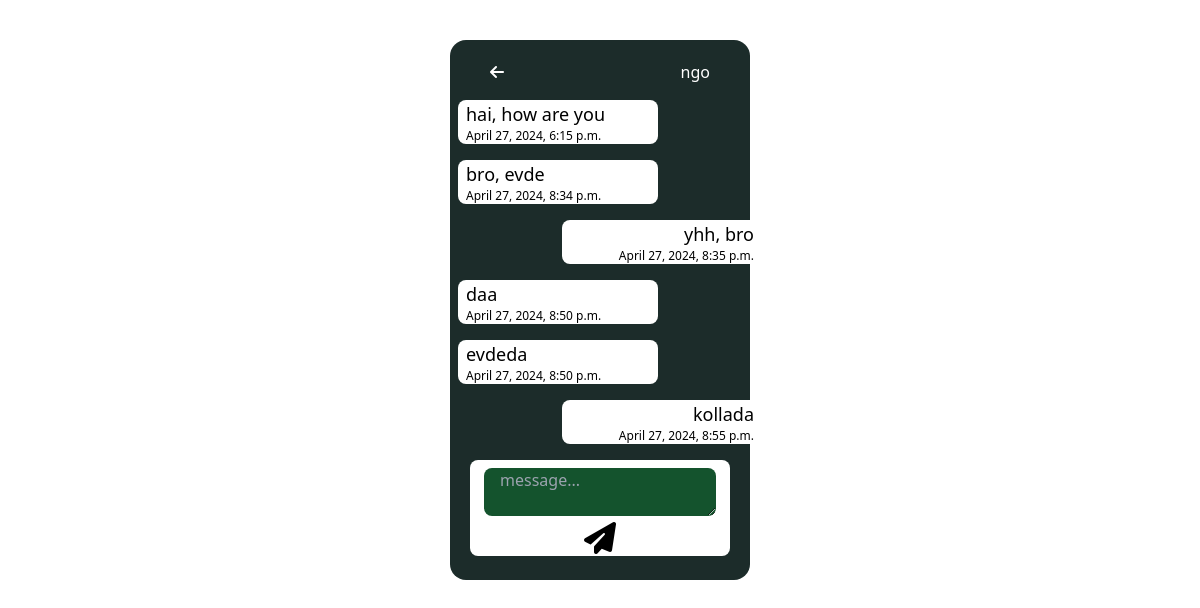
/chat/chat/ngo@gmail.com/ (signed in), run on an earlier commit of the app's database.
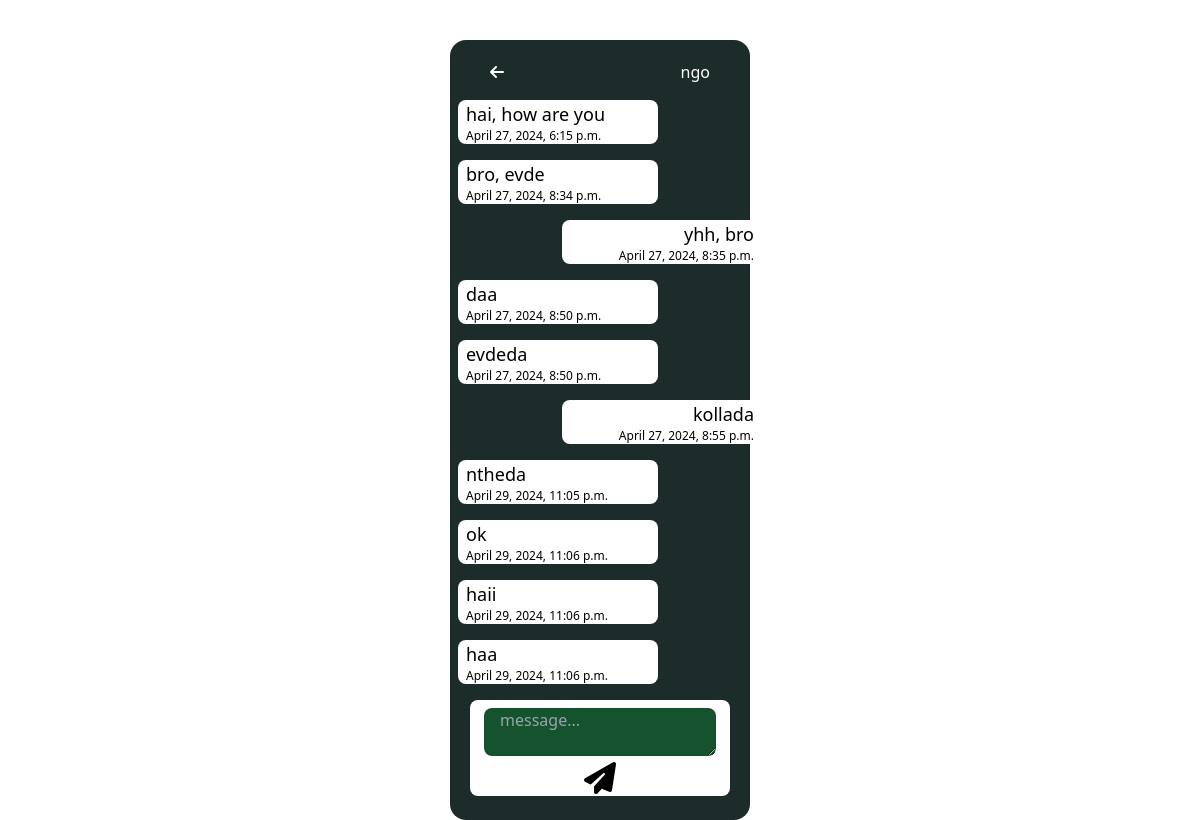
And on a later commit of the database.
### chat/models.py (models this page shows, shortened)
class Message(models.Model):
    sender = models.ForeignKey(settings.AUTH_USER_MODEL, related_name='sent_messages', on_delete=models.CASCADE)
    receiver = models.ForeignKey(settings.AUTH_USER_MODEL, related_name='received_messages', on_delete=models.CASCADE)
    message = models.TextField()
    timestamp = models.DateTimeField(auto_now_add=True)
    is_read = models.BooleanField(default=False)

### chat/views.py (the view)
# urls.py: path('chat/<str:username>/', ChatDetailView.as_view(), name='chat_detail'),
class ChatDetailView(View):
    @method_decorator(login_required)
    def get(self, request, username, *args, **kwargs):
        other_user = User.objects.get(username=username)
        messages = Message.objects.filter(
            (Q(sender=request.user) & Q(receiver=other_user)) |
            (Q(sender=other_user) & Q(receiver=request.user))
        ).order_by('timestamp')
        return render(request, 'chat_detail.html', {'messages': messages, 'other_user': other_user})

### chat/templates/chat_detail.html (shortened to what this page needs)
<!DOCTYPE html>
<html lang="en">
<head>
    <script src="https://cdn.tailwindcss.com"></script>
    <link rel="stylesheet" href="https://cdnjs.cloudflare.com/ajax/libs/font-awesome/6.1.1/css/all.min.css" />
    <link
    rel="stylesheet"
    href="https://cdn.jsdelivr.net/npm/bootstrap-icons@1.3.0/font/bootstrap-icons.css"
    />
</head>
<body>
    <section class="text-center w-1/4 mx-auto rounded-2xl h-3/4 mt-10" style="background-color: #1C2C2A;">
        <div class="flex justify-between pt-5">
            <a class="ml-10" href="{% url 'chat_list' %}">
                <i class="fa fa-arrow-left fa-base text-white" aria-hidden="true"></i>
            </a>
            <a class="mr-10"><p class=" text-white" aria-hidden="true">{{ other_user.first_name }}</p></a>
        </div>
        <div class="">
            <ul class="">
                {% for message in messages %}
                <li class="{% if other_user.username == message.sender.username %} text-left {% else %} text-right {% endif %}">
                    <div class="text-black bg-white my-4 w-2/3 rounded-lg px-2 {% if other_user.username == message.sender.username %} ml-2 {% else %} ml-28 {% endif %}">
                        <div>
                         <p class="text-lg">{{ message.message }}</p>
                         <p class="text-xs">{{ message.timestamp }}</p>
                        </div>
                    </div>
                </li>
                {% endfor %}
            </ul>
        </div>
        <div>
            <form method="post" action="{% url 'send_message' %}" class="bg-white rounded-lg mx-5 pt-2">
                <textarea name="message" placeholder="message..." required class="bg-green-900 rounded-lg px-4"></textarea>
                <button type="submit" class=""><i class="fa fa-paper-plane fa-2x" aria-hidden="true"></i></button>
            </form>
        </div>
        <br>
    </section>
</body>
</html>

What changed in the data, as far as the page shows it:
added Message: message "ntheda", timestamp "April 29, 2024, 11:05 p.m."
added Message: message "ok", timestamp "April 29, 2024, 11:06 p.m."
added Message: message "haii", timestamp "April 29, 2024, 11:06 p.m."
added Message: message "haa", timestamp "April 29, 2024, 11:06 p.m."
